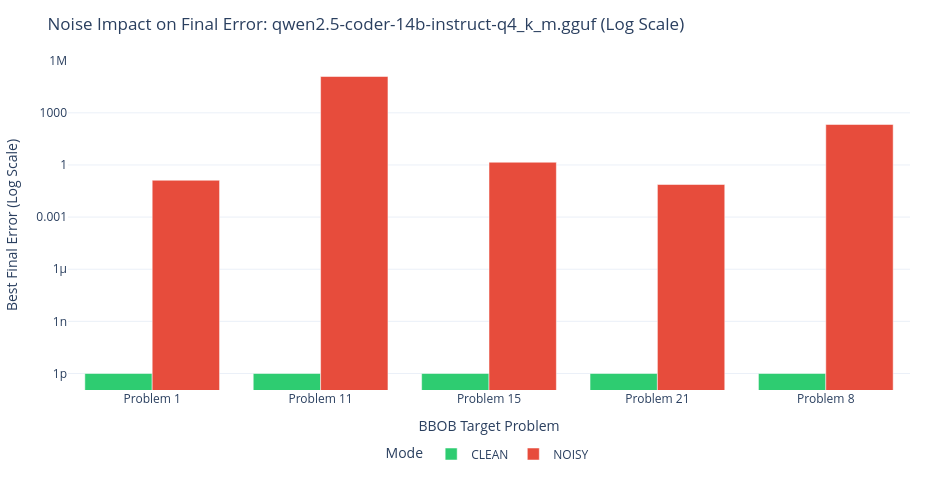
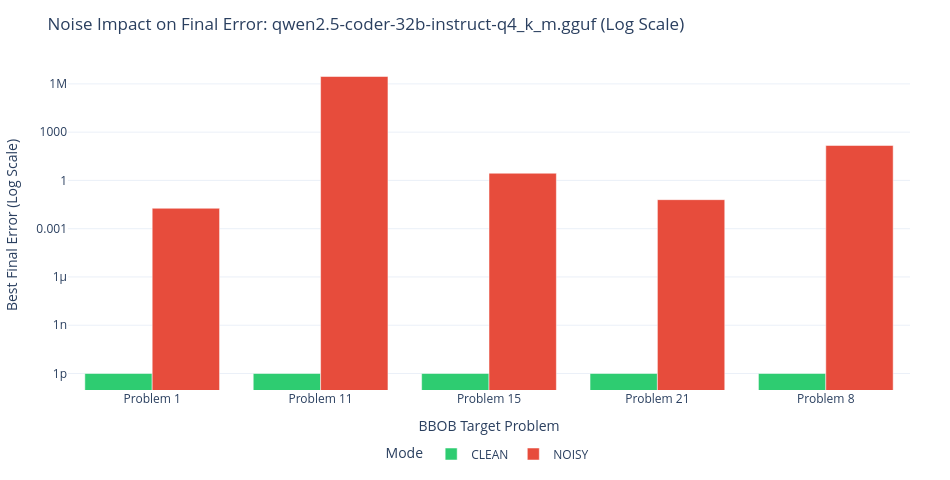

The cell these charts' notebook holds for them, in order:
### Markdown cell above
## 6. Noise Robustness & Landscape Degradation

### 📌 Analytical Purpose:
Quantifies the exact degradation factor when algorithms are evaluated in NOISY vs. CLEAN environments. Highlights which prompt strategies generate noise-resilient algorithms.

### Code cell
# Plot 6: Clean vs. Noisy Mode Degradation Comparison
for llm in df_exp['llm_name'].unique():
    df_llm_mode = df_exp[(df_exp['status'] == 'completed') & (df_exp['llm_name'] == llm)].copy()
    
    df_mode_summary = df_llm_mode.groupby(['problem_label', 'mode'])['best_final_error'].min().reset_index()
    df_mode_summary['error_log_safe'] = df_mode_summary['best_final_error'].apply(
        lambda x: 1e-12 if (pd.isna(x) or x <= 0) else (1e10 if np.isinf(x) or x > 1e10 else x)
    )
    
    fig_mode = px.bar(
        df_mode_summary,
        x='problem_label',
        y='error_log_safe',
        color='mode',
        barmode='group',
        title=f'Noise Impact on Final Error: {llm} (Log Scale)',
        labels={'problem_label': 'BBOB Target Problem', 'error_log_safe': 'Best Final Error (Log Scale)', 'mode': 'Mode'},
        color_discrete_map={'CLEAN': '#2ecc71', 'NOISY': '#e74c3c'}
    )
    fig_mode.update_yaxes(type="log")
    apply_clean_layout(fig_mode, height=480, width=950)
    fig_mode.show()

### Figure 1 — Plotly figure (JSON) as saved in the notebook; plotly's stock layout.template omitted (floating-point values rounded to 4 significant figures)
{"data": [{"alignmentgroup": "True", "hovertemplate": "Mode=CLEAN<br>BBOB Target Problem=%{x}<br>Best Final Error (Log Scale)=%{y}<extra></extra>", "legendgroup": "CLEAN", "marker": {"color": "#2ecc71", "pattern": {"shape": ""}}, "name": "CLEAN", "offsetgroup": "CLEAN", "orientation": "v", "showlegend": true, "textposition": "auto", "type": "bar", "x": ["Problem 1", "Problem 11", "Problem 15", "Problem 21", "Problem 8"], "xaxis": "x", "y": [1e-12, 1e-12, 1e-12, 1e-12, 1e-12], "yaxis": "y"}, {"alignmentgroup": "True", "hovertemplate": "Mode=NOISY<br>BBOB Target Problem=%{x}<br>Best Final Error (Log Scale)=%{y}<extra></extra>", "legendgroup": "NOISY", "marker": {"color": "#e74c3c", "pattern": {"shape": ""}}, "name": "NOISY", "offsetgroup": "NOISY", "orientation": "v", "showlegend": true, "textposition": "auto", "type": "bar", "x": ["Problem 1", "Problem 11", "Problem 15", "Problem 21", "Problem 8"], "xaxis": "x", "y": [0.132, 122900.0, 1.435, 0.07499, 213.6], "yaxis": "y"}], "layout": {"barmode": "group", "height": 480, "legend": {"orientation": "h", "title": {"text": "Mode"}, "tracegroupgap": 0, "x": 0.5, "xanchor": "center", "y": -0.15, "yanchor": "top"}, "margin": {"b": 80, "l": 60, "r": 40, "t": 60}, "title": {"text": "Noise Impact on Final Error: qwen2.5-coder-14b-instruct-q4_k_m.gguf (Log Scale)"}, "width": 950, "xaxis": {"anchor": "y", "domain": [0, 1], "title": {"text": "BBOB Target Problem"}}, "yaxis": {"anchor": "x", "domain": [0, 1], "title": {"text": "Best Final Error (Log Scale)"}, "type": "log"}}}

### Figure 2 — Plotly figure (JSON) as saved in the notebook; plotly's stock layout.template omitted (floating-point values rounded to 4 significant figures)
{"data": [{"alignmentgroup": "True", "hovertemplate": "Mode=CLEAN<br>BBOB Target Problem=%{x}<br>Best Final Error (Log Scale)=%{y}<extra></extra>", "legendgroup": "CLEAN", "marker": {"color": "#2ecc71", "pattern": {"shape": ""}}, "name": "CLEAN", "offsetgroup": "CLEAN", "orientation": "v", "showlegend": true, "textposition": "auto", "type": "bar", "x": ["Problem 1", "Problem 11", "Problem 15", "Problem 21", "Problem 8"], "xaxis": "x", "y": [1e-12, 1e-12, 1e-12, 1e-12, 1e-12], "yaxis": "y"}, {"alignmentgroup": "True", "hovertemplate": "Mode=NOISY<br>BBOB Target Problem=%{x}<br>Best Final Error (Log Scale)=%{y}<extra></extra>", "legendgroup": "NOISY", "marker": {"color": "#e74c3c", "pattern": {"shape": ""}}, "name": "NOISY", "offsetgroup": "NOISY", "orientation": "v", "showlegend": true, "textposition": "auto", "type": "bar", "x": ["Problem 1", "Problem 11", "Problem 15", "Problem 21", "Problem 8"], "xaxis": "x", "y": [0.01866, 2881000.0, 2.808, 0.06381, 149.2], "yaxis": "y"}], "layout": {"barmode": "group", "height": 480, "legend": {"orientation": "h", "title": {"text": "Mode"}, "tracegroupgap": 0, "x": 0.5, "xanchor": "center", "y": -0.15, "yanchor": "top"}, "margin": {"b": 80, "l": 60, "r": 40, "t": 60}, "title": {"text": "Noise Impact on Final Error: qwen2.5-coder-32b-instruct-q4_k_m.gguf (Log Scale)"}, "width": 950, "xaxis": {"anchor": "y", "domain": [0, 1], "title": {"text": "BBOB Target Problem"}}, "yaxis": {"anchor": "x", "domain": [0, 1], "title": {"text": "Best Final Error (Log Scale)"}, "type": "log"}}}
